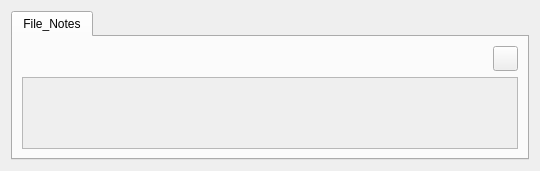
<?xml version="1.0" encoding="UTF-8"?>
<ui version="4.0">
 <class>Form</class>
 <widget class="QWidget" name="Form">
  <property name="geometry">
   <rect>
    <x>0</x>
    <y>0</y>
    <width>540</width>
    <height>167</height>
   </rect>
  </property>
  <property name="windowTitle">
   <string>Form</string>
  </property>
  <layout class="QGridLayout" name="gridLayout">
   <item row="0" column="0">
    <widget class="QTabWidget" name="tabWidget">
     <property name="currentIndex">
      <number>0</number>
     </property>
     <widget class="QWidget" name="tab">
      <attribute name="title">
       <string>File_Notes</string>
      </attribute>
      <layout class="QGridLayout" name="gridLayout_2">
       <item row="1" column="0">
        <widget class="QScrollArea" name="scrollArea">
         <property name="widgetResizable">
          <bool>true</bool>
         </property>
         <widget class="QWidget" name="scrollAreaWidgetContents_2">
          <property name="geometry">
           <rect>
            <x>0</x>
            <y>0</y>
            <width>496</width>
            <height>70</height>
           </rect>
          </property>
          <layout class="QGridLayout" name="gridLayout_3">
           <item row="1" column="0">
            <layout class="QGridLayout" name="file_notes_layout"/>
           </item>
          </layout>
         </widget>
        </widget>
       </item>
       <item row="0" column="0">
        <layout class="QHBoxLayout" name="horizontalLayout">
         <property name="topMargin">
          <number>0</number>
         </property>
         <item>
          <spacer name="horizontalSpacer">
           <property name="orientation">
            <enum>Qt::Horizontal</enum>
           </property>
           <property name="sizeHint" stdset="0">
            <size>
             <width>40</width>
             <height>20</height>
            </size>
           </property>
          </spacer>
         </item>
         <item>
          <widget class="QPushButton" name="create_file_note">
           <property name="minimumSize">
            <size>
             <width>25</width>
             <height>25</height>
            </size>
           </property>
           <property name="maximumSize">
            <size>
             <width>25</width>
             <height>25</height>
            </size>
           </property>
           <property name="text">
            <string/>
           </property>
          </widget>
         </item>
        </layout>
       </item>
      </layout>
     </widget>
    </widget>
   </item>
  </layout>
 </widget>
 <resources/>
 <connections/>
</ui>
